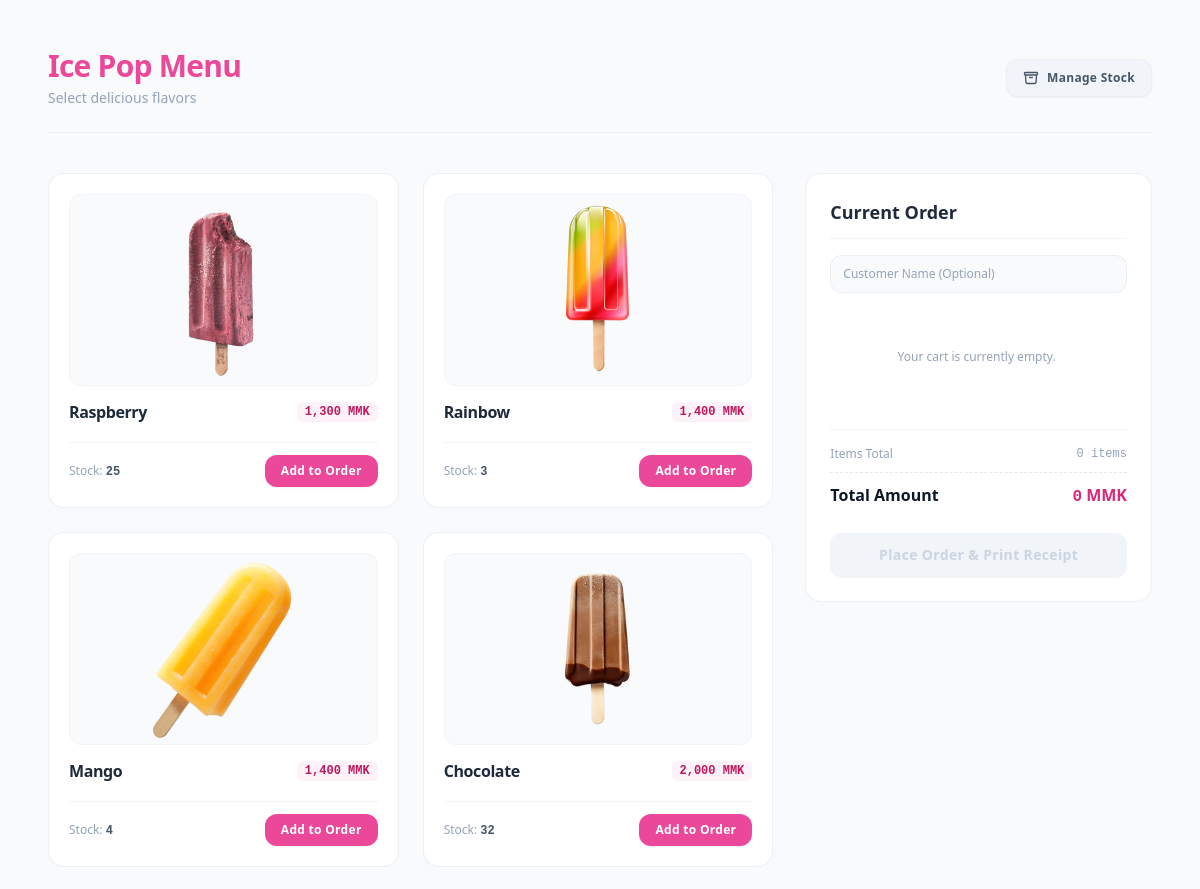
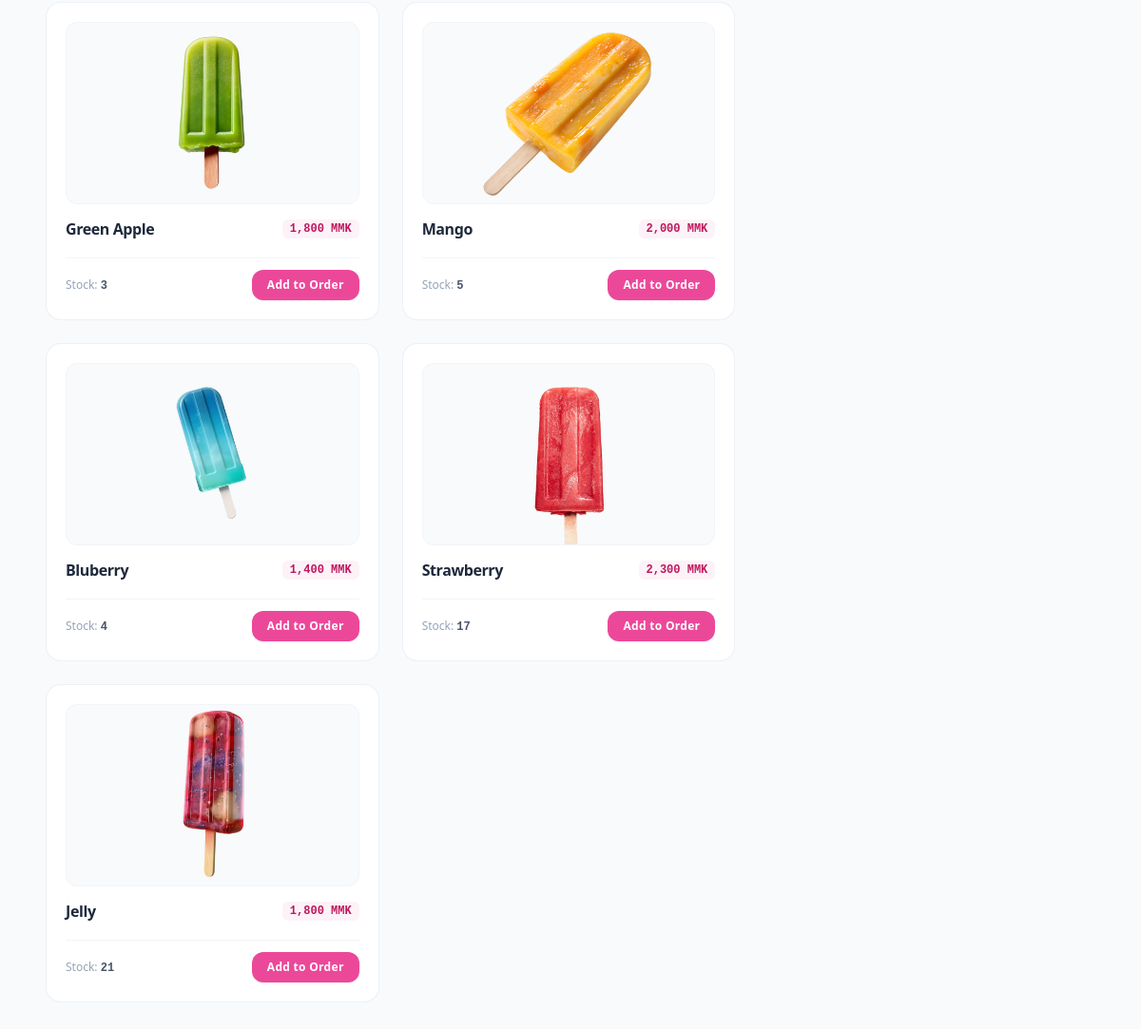
The app's page /, older data (2 pictures, top to bottom).
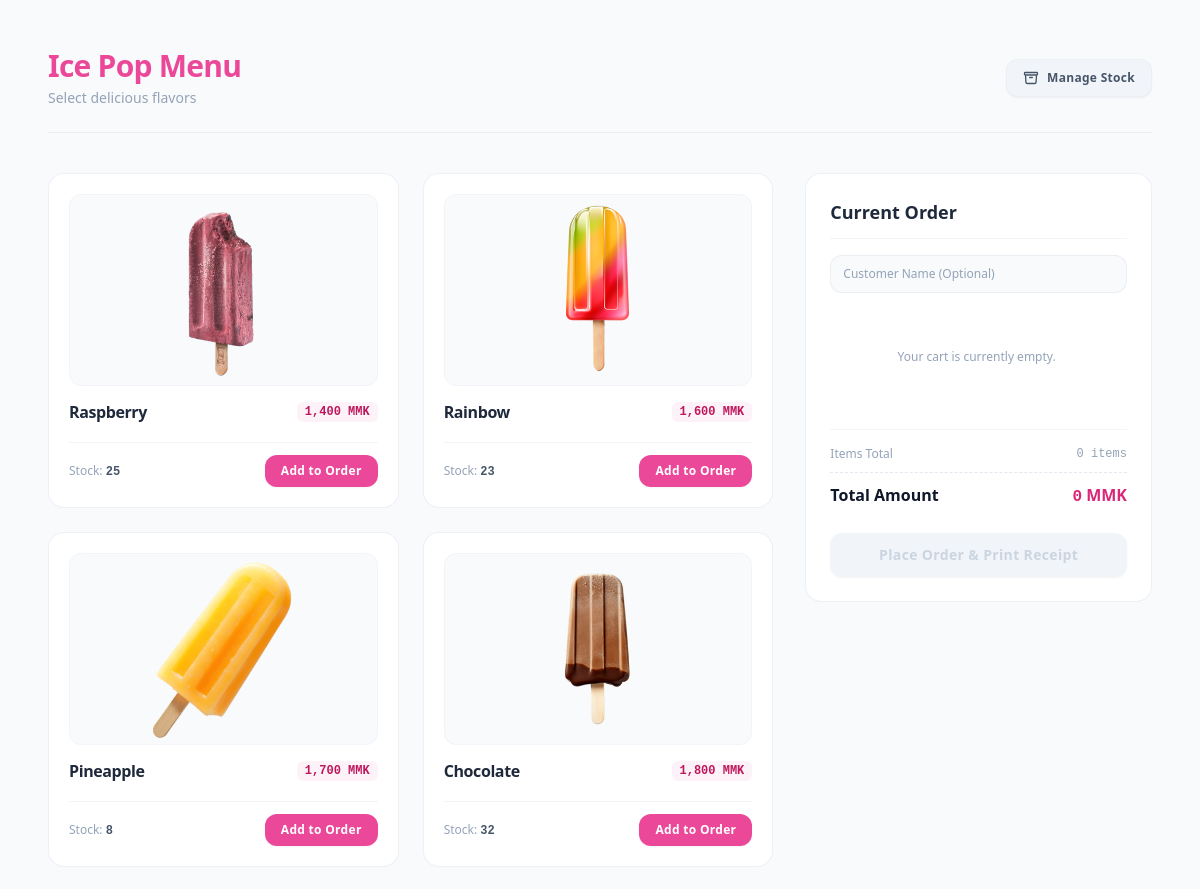
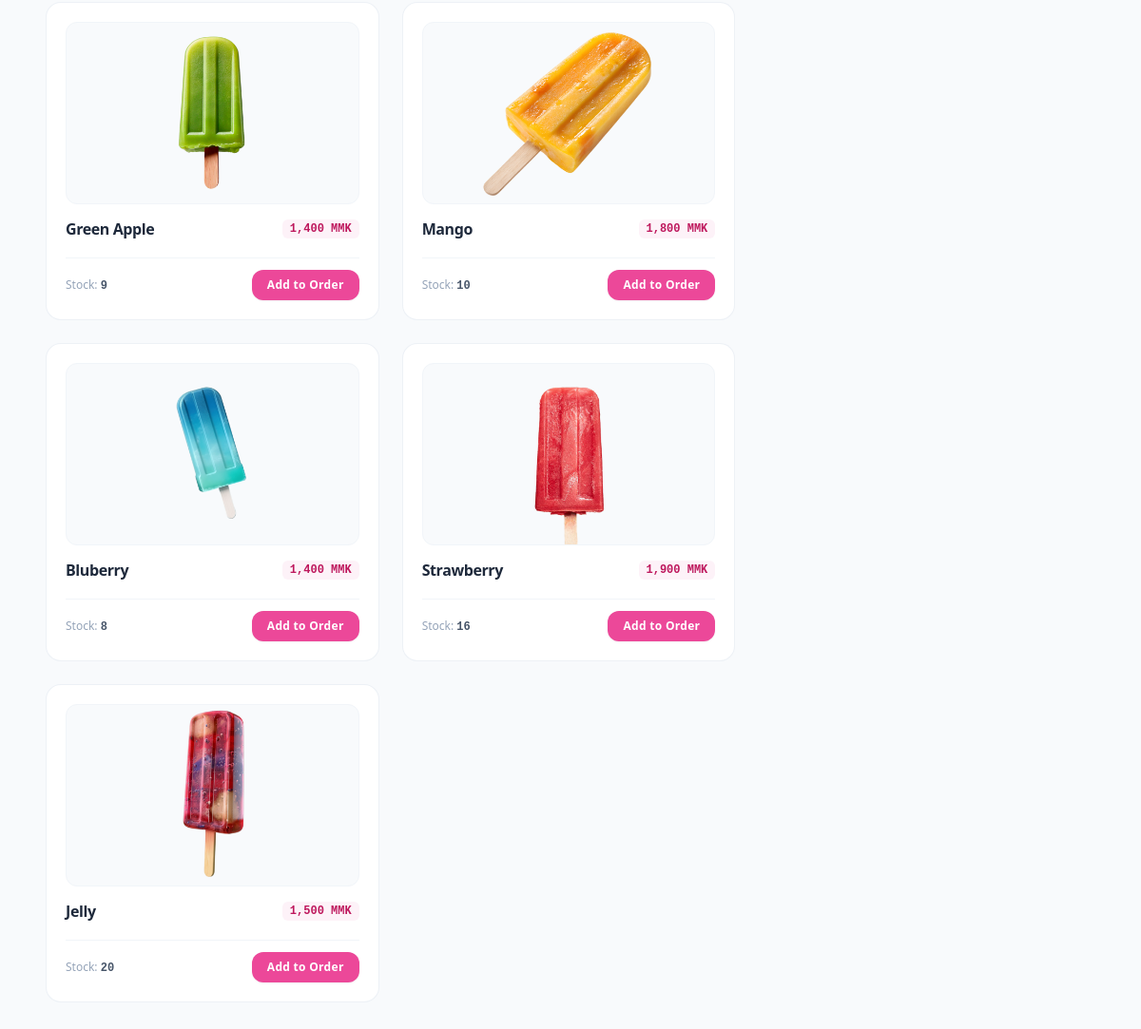
The same page, newer data (2 pictures, top to bottom).
### tables this page shows
CREATE TABLE `products` (
  `product_id` int(11) NOT NULL,
  `name` text NOT NULL,
  `price` decimal(10,2) NOT NULL,
  `stock_quantity` int(11) NOT NULL DEFAULT 0,
  `is_active` tinyint(1) DEFAULT 1,
  `image_path` varchar(255) DEFAULT 'default_icepop.jpg'
);

### index.php (the view, shortened to what this page needs)
<?php require_once 'dbconnect.php'; ?>
<!DOCTYPE html>
<html lang="en">
<head>
    <script src="https://cdn.tailwindcss.com"></script>
</head>
<body class="bg-slate-50 text-slate-800 antialiased p-6 md:p-12 relative overflow-x-hidden">
    <div class="max-w-6xl mx-auto">
        <header class="flex justify-between items-center mb-10 pb-6 border-b border-slate-200/60">
            <div>
                <h1 class="text-3xl font-extrabold text-pink-500 tracking-tight">Ice Pop Menu</h1>
                <p class="text-slate-400 text-sm mt-1 font-medium">Select delicious flavors</p>
            </div>
            <div>
                <a href="products.php" class="inline-flex items-center gap-2 bg-slate-100 hover:bg-pink-50 text-slate-600 hover:text-pink-600 font-bold px-4 py-2.5 rounded-xl text-xs transition-all tracking-wide border border-slate-200/40 hover:border-pink-200/60 shadow-sm">
                    Manage Stock
                </a>
            </div>
        </header>
        <div class="grid grid-cols-1 lg:grid-cols-3 gap-8 items-start">
            <div class="lg:col-span-2">
                <div class="grid grid-cols-1 sm:grid-cols-2 gap-6">
                    <?php
                    $result = $conn->query("SELECT * FROM products WHERE is_active = 1 AND stock_quantity > 0");
                    if ($result->num_rows > 0):
                        while ($row = $result->fetch_assoc()):
                    ?>
                        <div class="bg-white rounded-2xl border border-slate-200/60 p-5 flex flex-col justify-between transition hover:shadow-md hover:border-slate-300/80">
                            <div>
                                <div class="w-full h-48 bg-slate-50 rounded-xl overflow-hidden mb-4 border border-slate-100 flex items-center justify-center">
                                    <?php if (!empty($row['image_path'])): ?>
                                        <img src="uploads/<?= htmlspecialchars($row['image_path']) ?>" alt="<?= htmlspecialchars($row['name']) ?>" class="w-full h-full object-contain">
                                    <?php else: ?>
                                        <div class="text-xs text-slate-400 font-medium tracking-wide uppercase">No Image</div>
                                    <?php endif; ?>
                                </div>
                                <div class="flex justify-between items-start gap-2">
                                    <h3 class="text-base font-bold text-slate-800 tracking-tight leading-tight"><?= htmlspecialchars($row['name']) ?></h3>
                                    <span class="bg-pink-50 text-pink-700 font-mono font-bold px-2 py-0.5 rounded-md text-xs whitespace-nowrap">
                                        <?= number_format($row['price']) ?> MMK
                                    </span>
                                </div>
                            </div>
                            <div class="mt-5 pt-3 border-t border-slate-100 flex items-center justify-between">
                                <span class="text-xs text-slate-400">
                                    Stock: <span class="font-bold text-slate-600 font-mono"><?= $row['stock_quantity'] ?></span>
                                </span>
                                <button type="button"
                                        onclick="addToCart(<?= $row['product_id'] ?>, '<?= htmlspecialchars($row['name']) ?>', <?= $row['price'] ?>, <?= $row['stock_quantity'] ?>)"
                                        class="bg-pink-500 text-white font-bold px-4 py-2 rounded-xl text-xs hover:bg-pink-600 active:scale-95 transition-all tracking-wide shadow-sm hover:shadow">
                                    Add to Order
                                </button>
                            </div>
                        </div>
                    <?php
                        endwhile;
                    endif; ?>
                </div>
            </div>
            <div class="bg-white rounded-2xl border border-slate-200/60 p-6 h-fit sticky top-6">
                <h2 class="text-lg font-bold text-slate-800 mb-4 pb-3 border-b border-slate-100">Current Order</h2>
                <form action="process.php" method="POST">
                    <div class="mb-4">
                        <input type="text" name="customer_name" placeholder="Customer Name (Optional)"
                            class="w-full bg-slate-50 border border-slate-200/60 text-slate-800 text-xs font-medium px-3 py-2.5 rounded-xl focus:outline-none focus:border-pink-400 focus:ring-1 focus:ring-pink-400 transition placeholder:text-slate-400">
                    </div>
                    <div id="cart-items" class="space-y-3 max-h-80 overflow-y-auto mb-6 pr-1 divide-y divide-slate-100">
                        <p id="empty-cart-msg" class="text-xs text-slate-400 text-center py-10 font-medium">Your cart is currently empty.</p>
                    </div>
                    <div class="border-t border-slate-100 pt-4 space-y-2.5">
                        <div class="flex justify-between text-xs text-slate-400 font-medium">
                            <span>Items Total</span>
                            <span id="summary-qty" class="font-mono">0 items</span>
                        </div>
                        <div class="flex justify-between text-base font-bold text-slate-900 pt-2.5 border-t border-dashed border-slate-200">
                            <span>Total Amount</span>
                            <span class="text-pink-600"><span id="summary-total" class="font-mono">0</span> MMK</span>
                        </div>
                    </div>
                    <button type="submit" name="checkout" id="checkout-btn" disabled
                            class="mt-6 w-full bg-slate-800 text-white font-bold py-3 rounded-xl hover:bg-slate-900 transition disabled:bg-slate-100 disabled:text-slate-300 disabled:cursor-not-allowed text-sm tracking-wide shadow-sm">
                        Place Order & Print Receipt
                    </button>
                </form>
            </div>
        </div>
    </div>
</body>
</html>

Row changes from the older to the newer data that the page shows:
changed products "Raspberry": price "1,300" → "1,400"
changed products "Rainbow": price "1,400" → "1,600"; stock_quantity "3" → "23"
changed products: name "Mango" → "Pineapple"; price "1,400" → "1,700"; stock_quantity "4" → "8"
changed products "Chocolate": price "2,000" → "1,800"
changed products "Green Apple": price "1,800" → "1,400"; stock_quantity "3" → "9"
changed products "Mango": price "2,000" → "1,800"; stock_quantity "5" → "10"
changed products "Bluberry": stock_quantity "4" → "8"
changed products "Strawberry": price "2,300" → "1,900"; stock_quantity "17" → "16"
changed products "Jelly": price "1,800" → "1,500"; stock_quantity "21" → "20"
